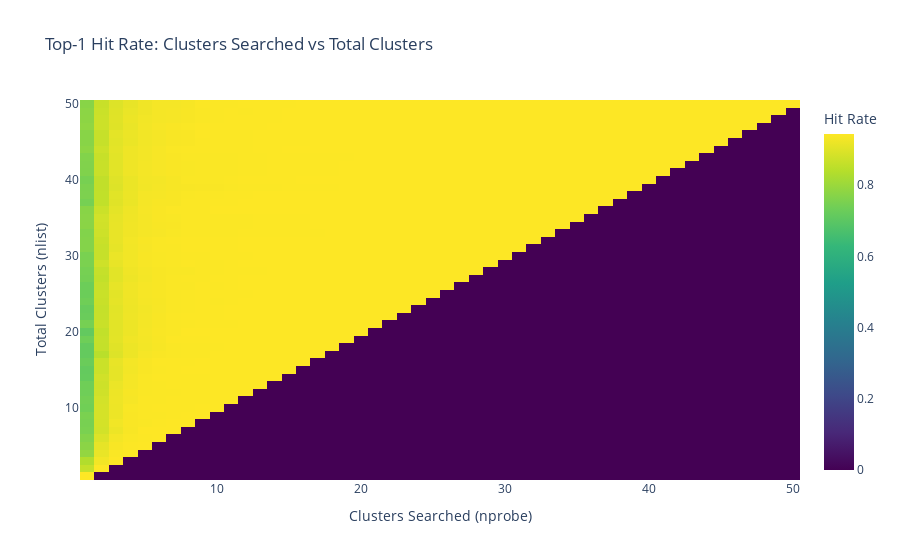

Source (notebook cell):
### Code cell
import json
import numpy as np
import pandas as pd
import faiss
import plotly.graph_objects as go

# ---------------------
# Load JSON data
# ---------------------
def load_data(json_path):
    with open(json_path, 'r') as f:
        data = json.load(f)
    x = np.array(data["X"], dtype='float32')
    y = np.array(data["y"])
    return x, y

# ---------------------
# Split representatives & queries
# ---------------------
def split_representatives(x, y):
    unique_labels = np.unique(y)
    index_vectors = []
    index_labels = []
    query_vectors = []
    query_labels = []

    for label in unique_labels:
        indices = np.where(y == label)[0]
        if len(indices) == 0:
            continue
        index_vectors.append(x[indices[0]])
        index_labels.append(label)
        if len(indices) > 1:
            remaining = indices[1:]
            query_vectors.extend(x[remaining])
            query_labels.extend(y[remaining])

    return (np.array(index_vectors, dtype='float32'),
            np.array(index_labels),
            np.array(query_vectors, dtype='float32'),
            np.array(query_labels))

# ---------------------
# Build IVF Index (Euclidean)
# ---------------------
def build_ivf_index(vectors, dim, nlist):
    quantizer = faiss.IndexFlatL2(dim)
    index = faiss.IndexIVFFlat(quantizer, dim, nlist, faiss.METRIC_L2)
    index.train(vectors)
    index.add(vectors)
    return index

# ---------------------
# Evaluate Hit Rate (k=1) vs (nprobe, nlist)
# ---------------------
def evaluate_hit_rate_clusters(index_vectors, index_labels, query_vectors, query_labels,
                               nlist_values, csv_path=None):
    results = []
    k = 1  # Fixed top-1

    for nlist in nlist_values:
        index = build_ivf_index(index_vectors, index_vectors.shape[1], nlist=nlist)

        for nprobe in range(1, nlist + 1):
            index.nprobe = nprobe
            distances, indices = index.search(query_vectors, k=k)
            predicted_labels = index_labels[indices]
            hits = sum(query_labels[i] in predicted_labels[i] for i in range(len(query_labels)))
            total = len(query_labels)
            hit_rate = hits / total if total > 0 else 0
            penetration = nprobe / nlist

            results.append({
                "nlist": nlist,
                "nprobe": nprobe,
                "penetration": penetration,
                "hit_rate": hit_rate
            })

            # print(f"nlist={nlist}, nprobe={nprobe}, penetration={penetration:.2f}, hit_rate={hit_rate:.4f}")

    df = pd.DataFrame(results)
    if csv_path:
        df.to_csv(csv_path, index=False)
        print(f"CSV saved to: {csv_path}")
    return df

# ---------------------
# Plot Heatmap (nprobe vs nlist) with Penetration
# ---------------------
def plot_hit_rate_heatmap(df):
    # Create pivot tables
    pivot_hit_rate = df.pivot(index="nlist", columns="nprobe", values="hit_rate")
    pivot_penetration = df.pivot(index="nlist", columns="nprobe", values="penetration")

    # Align both pivots to same shape & sort
    pivot_hit_rate = pivot_hit_rate.sort_index(axis=0).sort_index(axis=1)
    pivot_penetration = pivot_penetration.reindex_like(pivot_hit_rate)

    # Replace NaN with 0 (or any default)
    pivot_hit_rate = pivot_hit_rate.fillna(0)
    pivot_penetration = pivot_penetration.fillna(0)

    fig = go.Figure(data=go.Heatmap(
        z=pivot_hit_rate.values,
        x=pivot_hit_rate.columns,
        y=pivot_hit_rate.index,
        colorscale="Viridis",
        colorbar=dict(title="Hit Rate"),
        customdata=pivot_penetration.values.astype(float),  # Ensure float
        hovertemplate=(
            "Total Clusters (nlist): %{y}<br>"
            "Clusters Searched (nprobe): %{x}<br>"
            "Hit Rate: %{z:.4f}<br>"
            "Penetration (nprobe/nlist): %{customdata}<extra></extra>"
        )
    ))

    fig.update_layout(
        title="Top-1 Hit Rate: Clusters Searched vs Total Clusters",
        xaxis_title="Clusters Searched (nprobe)",
        yaxis_title="Total Clusters (nlist)",
        template="plotly_white"
    )
    fig.show()



# ---------------------
# Main Workflow
# ---------------------
def main(json_path, csv_output="hit_rate_top1_clusters.csv"):
    nlist_values = list(range(1, 51))  # nlist = 1 to 50
    x, y = load_data(json_path)
    index_x, index_y, query_x, query_y = split_representatives(x, y)

    df = evaluate_hit_rate_clusters(
        index_x, index_y, query_x, query_y,
        nlist_values=nlist_values, csv_path=csv_output
    )

    plot_hit_rate_heatmap(df)

# Example usage
if __name__ == "__main__":
    main("iitd_features_1_with seprate_left_abd_wrute.json",
         csv_output="results/IITDV1_IVF_top1_clusters.csv")

### Figure 1 — Plotly figure (JSON) as saved in the notebook; plotly's stock layout.template omitted (floating-point values rounded to 4 significant figures; data arrays with more than 128 entries replaced by an {"elided": "..."} marker saying what was removed)
{"data": [{"colorbar": {"title": {"text": "Hit Rate"}}, "colorscale": [[0, "#440154"], [0.1111, "#482878"], [0.2222, "#3e4989"], [0.3333, "#31688e"], [0.4444, "#26828e"], [0.5556, "#1f9e89"], [0.6667, "#35b779"], [0.7778, "#6ece58"], [0.8889, "#b5de2b"], [1, "#fde725"]], "customdata": {"elided": "50x50 float values"}, "hovertemplate": "Total Clusters (nlist): %{y}<br>Clusters Searched (nprobe): %{x}<br>Hit Rate: %{z:.4f}<br>Penetration (nprobe/nlist): %{customdata}<extra></extra>", "type": "heatmap", "x": [1, 2, 3, 4, 5, 6, 7, 8, 9, 10, 11, 12, 13, 14, 15, 16, 17, 18, 19, 20, 21, 22, 23, 24, 25, 26, 27, 28, 29, 30, 31, 32, 33, 34, 35, 36, 37, 38, 39, 40, 41, 42, 43, 44, 45, 46, 47, 48, 49, 50], "y": [1, 2, 3, 4, 5, 6, 7, 8, 9, 10, 11, 12, 13, 14, 15, 16, 17, 18, 19, 20, 21, 22, 23, 24, 25, 26, 27, 28, 29, 30, 31, 32, 33, 34, 35, 36, 37, 38, 39, 40, 41, 42, 43, 44, 45, 46, 47, 48, 49, 50], "z": {"elided": "50x50 float values"}}], "layout": {"title": {"text": "Top-1 Hit Rate: Clusters Searched vs Total Clusters"}, "xaxis": {"title": {"text": "Clusters Searched (nprobe)"}}, "yaxis": {"title": {"text": "Total Clusters (nlist)"}}}}
